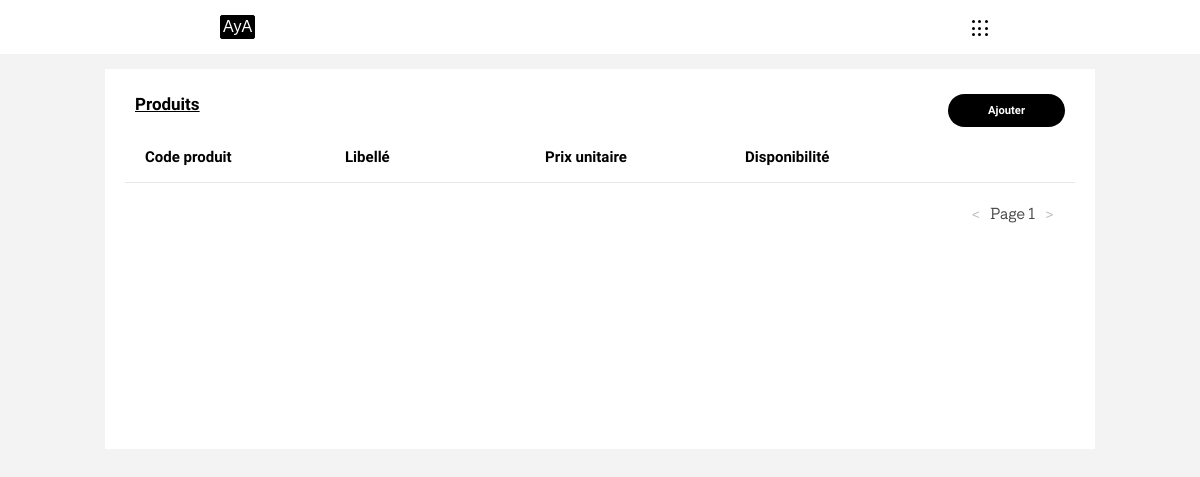
Before: /product.php with the older database file.
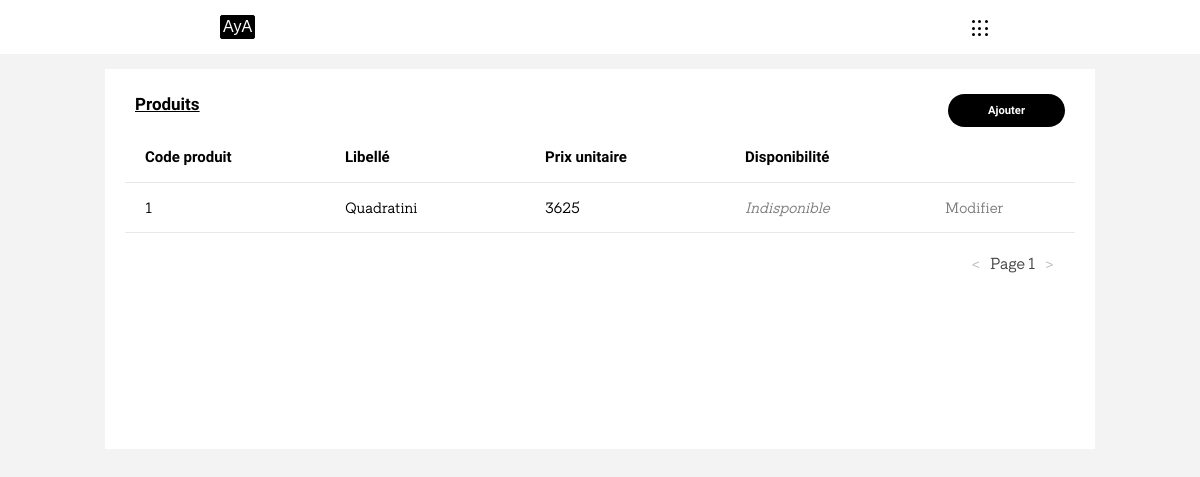
After: the same page with the newer database file.
### tables this page shows
CREATE TABLE `produit` (
  `code_prod` varchar(10) NOT NULL,
  `libelle` varchar(55) NOT NULL,
  `prix` int(7) NOT NULL,
  `disponibilite` tinyint(1) NOT NULL
);

### main.php (called while the page is built)
<?php
    $cnx = mysqli_connect("localhost", "root", "root", "bd_bois");
    $nb = mysqli_num_rows(mysqli_query($cnx, "SELECT * FROM client"));
?>

### product.php (the view, shortened to what this page needs)
<!DOCTYPE html>
<html lang="en">
    <head>
        <link rel="stylesheet" href="./assets/style.css">
    </head>
    <?php
        include_once('main.php');
        $max = 8;
        $nb = ceil($nb / $max);
        $n = 1;
        $offset = $max * $n - $max;
        $limit = $max;
    ?>
    <body>
        <?php include_once('./public/header.php') ?>
        <main>
            <div class="data-table">
                <div class="data-table-top">
                    <div class="title">Produits</div>
                    <button><a href="http://localhost:8888/tests/homework/add.php?what=produit">Ajouter</a></button>
                </div>
                <table>
                    <tr>
                        <th>Code produit</th>
                        <th>Libellé</th>
                        <th>Prix unitaire</th>
                        <th>Disponibilité</th>
                        <th style="width: 150px"></th>
                    </tr>
                    <?php
                        $req = "SELECT * FROM produit LIMIT $limit OFFSET $offset";
                        $result = mysqli_query($cnx, $req);
                        if (mysqli_num_rows($result) > 0) {
                            $rows = mysqli_fetch_all($result);
                        }
                    ?>
                    <?php foreach($rows as $row): ?>
                        <tr>
                            <td>
                                <?php echo $row[0]; ?>
                            </td>
                            <td>
                                <?php echo $row[1]; ?>
                            </td>
                            <td>
                                <?php echo $row[2]; ?>
                            </td>
                            <td>
                                <?php
                                    $isOk = ($row[3] == 0) ? 'Disponible' : 'Indisponible';
                                    echo "<span style=\"font-style: italic; color: #7e7c7c;\">$isOk</span>";
                                ?>
                            </td>
                            <td style="width: 150px">
                                <a href="http://localhost:8888/tests/homework/update.php?what=produit<?php echo "&id=" . $row[0] . "&lib=" . $row[1] . "&prix=" . $row[2] . "&dispo=" . $row[3] ?>">
                                    <span class="update">Modifier</span>
                                </a>
                            </td>
                        </tr>
                    <?php endforeach; ?>
                </table>
                <form action="product.php" method="get">
                    <div class="pagination">
                        <button type="submit" value="<?php echo $n - 1; ?>" <?php if ($n == 1) echo "disabled"?> name="btnPrevious"><</button>
                            <?php
                                echo "Page $n";
                            ?>
                        <button type="submit" value="<?php echo $n + 1; ?>" <?php if ($n == $nb) echo "disabled"?> name="btnNext">></button>
                    </div>
                </form>
            </div>
        </main>
    </body>
</html>

Changed rows visible on the page:
added produit: code_prod "1", libelle "Quadratini", prix "3625", disponibilite "Indisponible"
